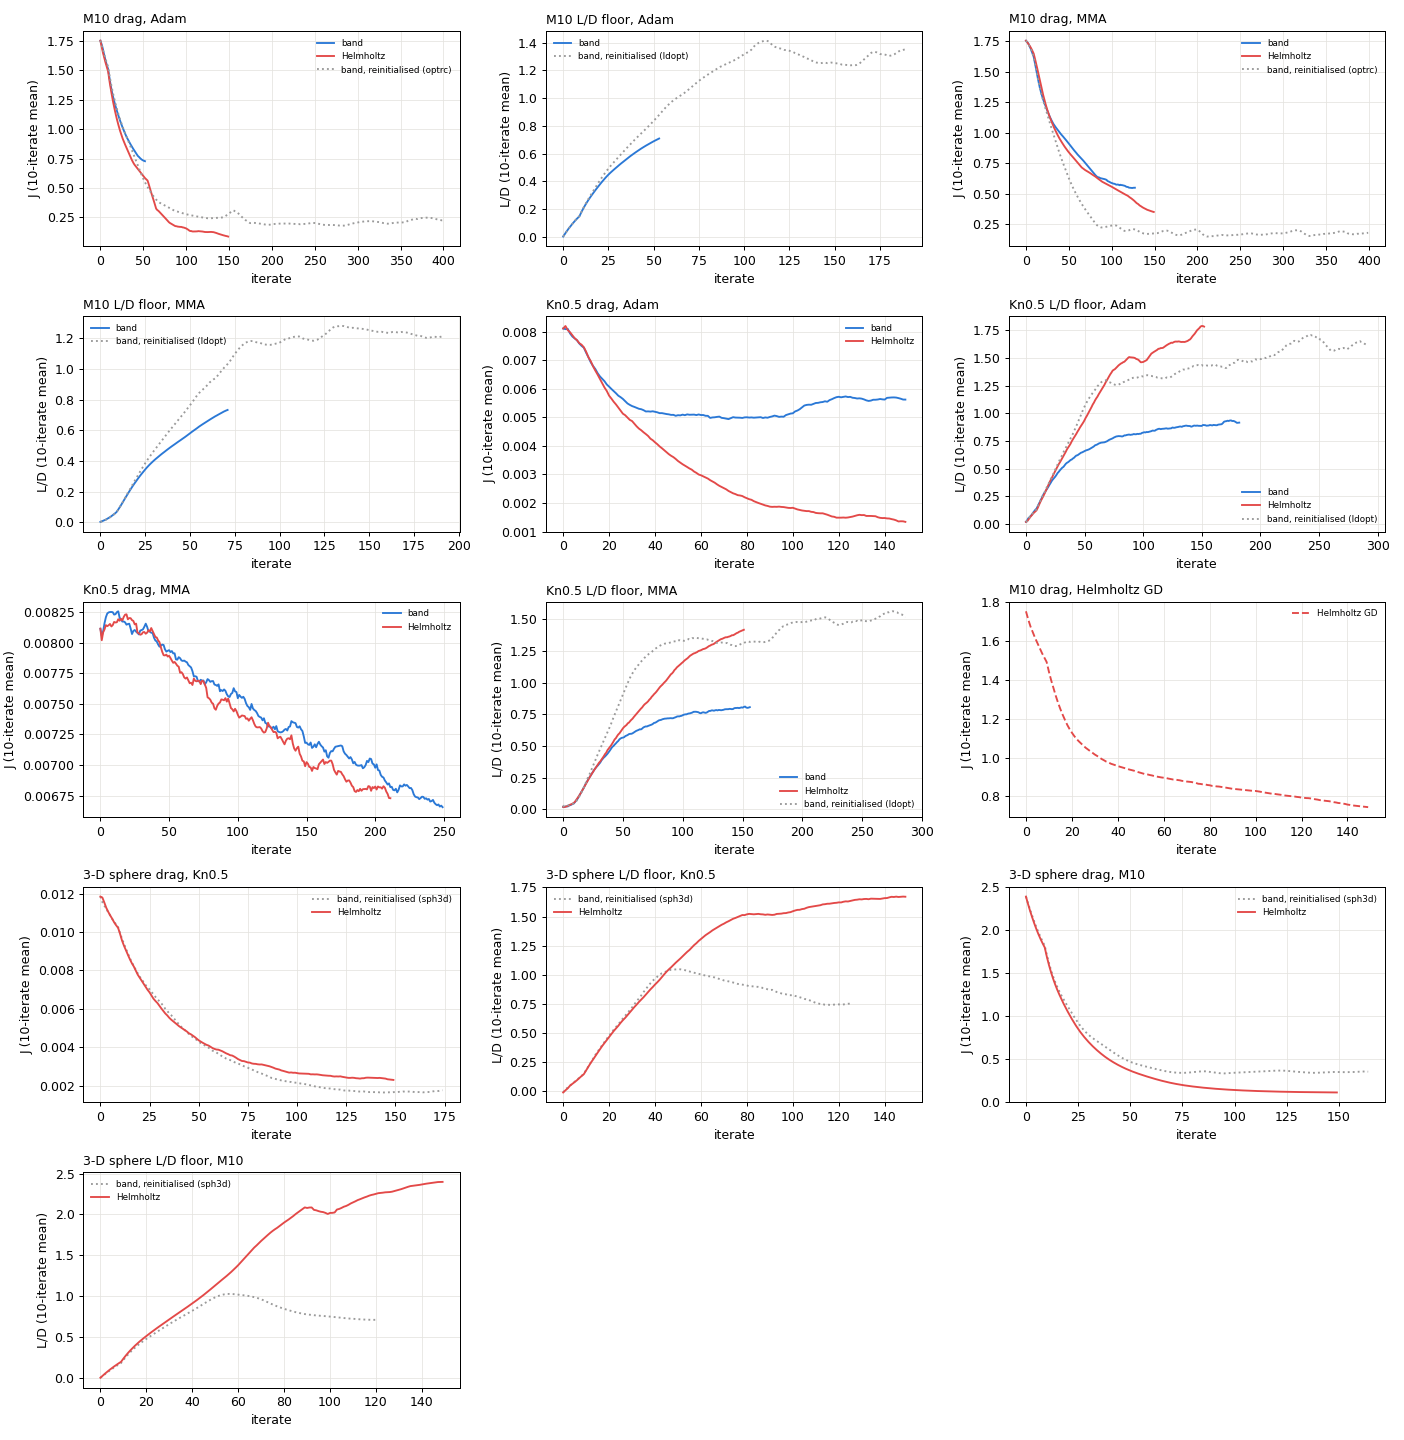

The Python source for this figure:
"""The lsfilter battery's summary (2026-10-26): band Gaussian vs Helmholtz-filtered runs, pair
by pair, from whatever has been pulled.

Per run: iterates done, the best 25-iterate running mean of the objective (L / D for the L / D
runs) and where, the last 25 iterates' mean, whether the patience test stopped it, the share of
checked iterates whose body is in more than one piece (every ``--every``-th iterate: tip
droplets, break-up), the mean largest coefficient step and the seconds per iterate.  Writes
``scratch/lsfilter/battery.png`` (the objective histories, one panel per comparison) and
``battery.json``.

    PYTHONPATH=. python3 scratch/lsfilter/battery.py [--every 10] [--no-pieces]
"""

import argparse
import dataclasses
import json
import sys
from pathlib import Path

import matplotlib

matplotlib.use("Agg")
import jax.numpy as jnp  # noqa: E402
import matplotlib.pyplot as plt  # noqa: E402
import numpy as np  # noqa: E402
from scipy import ndimage  # noqa: E402

sys.path.insert(0, "examples/mesh")
import optimize as O  # noqa: E402

ROOT = Path(O.RESULTS)
C = "circle_long_kn0.5"
W = "free_g32_w500"
BAND, HELM = "#2a78d6", "#e34948"
# comparison -> [(label, tag, colour, line style)]
COMPARISONS = {}
OLD = "#9a9a9a"  # the reinitialised band runs (optrc, ldopt _ldfl_): the old method
for regime, label in (("_M10", "M10"), ("", "Kn0.5")):
    for arm, rule in (("ox_adam", "Adam"), ("mma_s", "MMA")):
        runs = [("band", f"{C}{regime}_S1_{arm}_bd0_tan_sm8_{W}", BAND, "-"),
                ("Helmholtz", f"{C}{regime}_S1_{arm}_hz0_tan_sm8_{W}", HELM, "-")]
        if regime:
            runs.append(("band, reinitialised (optrc)", f"{C}{regime}_S1_{arm}_rc_tan_sm8_{W}",
                         OLD, ":"))
        COMPARISONS[f"{label} drag, {rule}"] = runs
        COMPARISONS[f"{label} L/D floor, {rule}"] = [
            ("band", f"{C}{regime}_S1_{arm}_ldbd0_floor_sm8_{W}", BAND, "-"),
            ("Helmholtz", f"{C}{regime}_S1_{arm}_ldhz0_floor_sm8_{W}", HELM, "-"),
            ("band, reinitialised (ldopt)", f"{C}{regime}_S1_{arm}_ldfl_floor_sm8_{W}", OLD, ":"),
        ]
COMPARISONS["M10 drag, Helmholtz GD"] = [
    ("Helmholtz GD", f"{C}_M10_S1_ox_gd_hz0_tan_sm8_{W}", HELM, "--")]
COMPARISONS["M10 drag from a diamond"] = [
    ("band", f"{C}_M10_S1_ox_adam_dmbd0_tan_sm8_{W}", BAND, "-"),
    ("Helmholtz", f"{C}_M10_S1_ox_adam_dmhz0_tan_sm8_{W}", HELM, "-")]
COMPARISONS["M10 L/D from a plate"] = [
    ("band", f"{C}_M10_S1_ox_adam_plbd0_floor_sm8_{W}", BAND, "-"),
    ("Helmholtz", f"{C}_M10_S1_ox_adam_plhz0_floor_sm8_{W}", HELM, "-")]
for cond, label in (("kn0.5", "Kn0.5"), ("kn0.5_M10", "M10")):
    COMPARISONS[f"3-D sphere drag, {label}"] = [
        ("band, reinitialised (sph3d)", f"sphere_long_{cond}_S1_ox_adam_drag_free_w300", OLD, ":"),
        ("Helmholtz", f"sphere_long_{cond}_S1_ox_adam_drag_hz0_free_w300", HELM, "-")]
    COMPARISONS[f"3-D sphere L/D floor, {label}"] = [
        ("band, reinitialised (sph3d)", f"sphere_long_{cond}_S1_ox_adam_ldfl_free_w300", OLD, ":"),
        ("Helmholtz", f"sphere_long_{cond}_S1_ox_adam_ldfl_hz0_free_w300", HELM, "-")]

for problem, title in (("drag", "Newtonian drag"), ("ld", "Newtonian L/D floor"),
                       ("dm", "Newtonian drag from a diamond"),
                       ("pl", "Newtonian L/D from a plate")):  # fmt: skip
    arms = ("ox_adam", "mma_s", "ox_gd") if problem in ("drag", "ld") else ("ox_adam",)
    runs = []
    for arm in arms:
        if arm != "ox_gd":
            runs.append((f"band {arm}", f"lsf_newton_{problem}_band_{arm}", BAND,
                         "-" if arm == "ox_adam" else ":"))  # fmt: skip
        runs.append((f"Helmholtz {arm}", f"lsf_newton_{problem}_helmholtz_{arm}", HELM,
                     {"ox_adam": "-", "mma_s": ":", "ox_gd": "--"}[arm]))  # fmt: skip
    if problem == "drag":
        runs.append(("Helmholtz Adam + perimeter", "lsf_newton_drag_helmholtz_ox_adam_per",
                     "#1baf7a", "-"))  # fmt: skip
    COMPARISONS[title] = runs


def running(x, w=25):
    c = np.cumsum(np.r_[0.0, x])
    return np.array([(c[i + 1] - c[max(0, i + 1 - w)]) / min(i + 1, w) for i in range(len(x))])


def pieces(out, cfg, rows, every):
    """Fraction of the checked iterates whose body has more than one connected piece."""
    grid, ls0 = O.initial_levelset(cfg)
    lo, hi = np.asarray(grid.lo), np.asarray(grid.hi)
    if ls0.coef.ndim != 2:
        return float("nan")
    xs = np.linspace(lo[0], hi[0], 1200)
    ys = np.linspace(lo[1], hi[1], 400)
    pts = jnp.asarray(np.stack(np.meshgrid(xs, ys, indexing="ij"), -1).reshape(-1, 2))
    multi = checked = 0
    for k in range(0, len(rows), every):
        p = out / f"coef_{k}.npy"
        if not p.exists():
            continue
        ls = dataclasses.replace(ls0, coef=jnp.asarray(np.load(p)))
        inside = np.asarray(O.L.value(ls, pts)).reshape(len(xs), len(ys)) < 0
        multi += ndimage.label(inside)[1] > 1
        checked += 1
    return multi / max(checked, 1)


def summarise(tag, every, count_pieces):
    out = ROOT / tag
    if not (out / "history.json").exists():
        return None
    hist = json.loads((out / "history.json").read_text())
    rows, cfg = hist["rows"], dict(O.default_config(), **hist["config"])
    j = np.array([r["objective"] for r in rows])
    lift = cfg.get("objective") == "lift_drag"
    value = -j if lift else j
    run = running(value)
    best = int(np.argmax(run) if lift else np.argmin(run))
    return {
        "iterates": len(rows),
        "best": float(run[best]),
        "best_at": best,
        "last25": float(value[-25:].mean()),
        "stopped": bool(hist.get("converged")),
        "multi_piece": pieces(out, cfg, rows, every) if count_pieces else float("nan"),
        "step_max": float(np.mean([r.get("step_max", r.get("direction_max", np.nan)) for r in rows])),
        "seconds": float(np.mean([r["seconds"] for r in rows])),
        "first": float(value[0]),
        "grad_norm": [float(r.get("surface_grad_norm", np.nan)) for r in rows[-1:]]
        + [float(np.nanmax([r.get("surface_grad_norm", np.nan) for r in rows]))],
        "series": value.tolist(),
        "measure": "L/D" if lift else "J",
    }


def main():
    ap = argparse.ArgumentParser()
    ap.add_argument("--every", type=int, default=10)
    ap.add_argument("--no-pieces", action="store_true")
    args = ap.parse_args()
    table = {}
    for title, runs in COMPARISONS.items():
        table[title] = {}
        for label, tag, _c, _ls in runs:
            s = summarise(tag, args.every, not args.no_pieces)
            if s is None:
                continue
            table[title][label] = s
            print(f"{title:32s} {label:28s} n {s['iterates']:3d}  best {s['measure']} "
                  f"{s['best']:.4g} @ {s['best_at']:3d}  last25 {s['last25']:.4g}  "
                  f"stopped {s['stopped']!s:5s}  multi {s['multi_piece']:.2f}  "
                  f"step {s['step_max']:.3f}  {s['seconds']:.0f} s/it  "
                  f"ratio {s['best'] / s['first']:.3f}  |grad| last/max "
                  f"{s['grad_norm'][0]:.2f}/{s['grad_norm'][1]:.2f}", flush=True)  # fmt: skip
    shown = [t for t in COMPARISONS if table[t]]
    if not shown:
        return
    cols = 3
    rows_n = -(-len(shown) // cols)
    fig, axes = plt.subplots(rows_n, cols, figsize=(5.2 * cols, 3.2 * rows_n), squeeze=False)
    for ax, title in zip(axes.ravel(), shown, strict=False):
        for label, tag, colour, style in COMPARISONS[title]:
            s = table[title].get(label)
            if s is None:
                continue
            ax.plot(running(np.array(s["series"]), 10), color=colour, ls=style, lw=1.5,
                    label=label)  # fmt: skip
            ax.set_ylabel(f"{s['measure']} (10-iterate mean)")
        ax.set_title(title, fontsize=10, loc="left")
        ax.set_xlabel("iterate")
        ax.legend(fontsize=7, frameon=False)
        ax.grid(True, color="#e4e3df", lw=0.6)
    for ax in axes.ravel()[len(shown):]:
        ax.axis("off")
    fig.tight_layout()
    fig.savefig("scratch/lsfilter/battery.png", dpi=90)
    slim = {t: {k: {x: y for x, y in v.items() if x != "series"} for k, v in d.items()}
            for t, d in table.items()}  # fmt: skip
    Path("scratch/lsfilter/battery.json").write_text(json.dumps(slim, indent=1))


if __name__ == "__main__":
    main()
